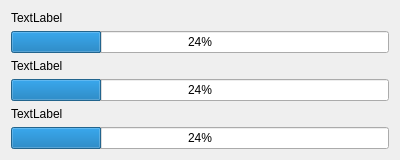
<?xml version="1.0" encoding="UTF-8"?>
<ui version="4.0">
 <class>copy_db_progressFrm</class>
 <widget class="QDialog" name="copy_db_progressFrm">
  <property name="geometry">
   <rect>
    <x>0</x>
    <y>0</y>
    <width>400</width>
    <height>150</height>
   </rect>
  </property>
  <property name="windowTitle">
   <string>Dialog</string>
  </property>
  <layout class="QVBoxLayout" name="verticalLayout">
   <item>
    <widget class="QLabel" name="lbl_1">
     <property name="text">
      <string>TextLabel</string>
     </property>
    </widget>
   </item>
   <item>
    <widget class="QProgressBar" name="progressBar_1">
     <property name="value">
      <number>24</number>
     </property>
     <property name="alignment">
      <set>Qt::AlignCenter</set>
     </property>
    </widget>
   </item>
   <item>
    <widget class="QLabel" name="lbl_2">
     <property name="text">
      <string>TextLabel</string>
     </property>
    </widget>
   </item>
   <item>
    <widget class="QProgressBar" name="progressBar_2">
     <property name="value">
      <number>24</number>
     </property>
     <property name="alignment">
      <set>Qt::AlignCenter</set>
     </property>
    </widget>
   </item>
   <item>
    <widget class="QLabel" name="lbl_3">
     <property name="text">
      <string>TextLabel</string>
     </property>
    </widget>
   </item>
   <item>
    <widget class="QProgressBar" name="progressBar_3">
     <property name="value">
      <number>24</number>
     </property>
     <property name="alignment">
      <set>Qt::AlignCenter</set>
     </property>
    </widget>
   </item>
  </layout>
 </widget>
 <resources/>
 <connections/>
</ui>
